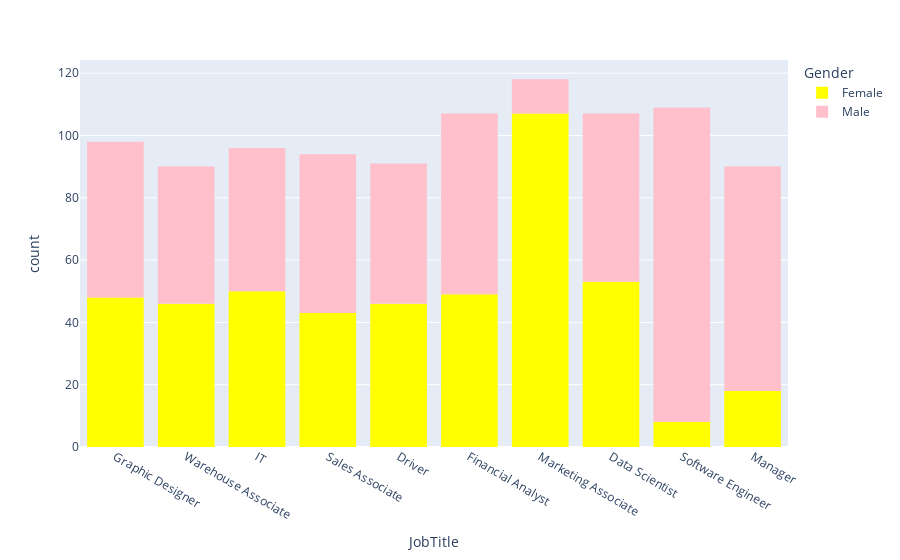

Notebook source saved alongside this figure:
### Markdown cell above
# Pie & Bar Plot

### Code cell
px.histogram(df,x='JobTitle',color='Gender',color_discrete_sequence=['Yellow','Pink'])

### Figure 1 — Plotly figure (JSON) as saved in the notebook; plotly's stock layout.template omitted (floating-point values rounded to 4 significant figures; data arrays with more than 128 entries replaced by an {"elided": "..."} marker saying what was removed)
{"data": [{"alignmentgroup": "True", "bingroup": "x", "hovertemplate": "Gender=Female<br>JobTitle=%{x}<br>count=%{y}<extra></extra>", "legendgroup": "Female", "marker": {"color": "Yellow", "pattern": {"shape": ""}}, "name": "Female", "offsetgroup": "Female", "orientation": "v", "showlegend": true, "type": "histogram", "x": {"elided": "468 str values"}, "xaxis": "x", "yaxis": "y"}, {"alignmentgroup": "True", "bingroup": "x", "hovertemplate": "Gender=Male<br>JobTitle=%{x}<br>count=%{y}<extra></extra>", "legendgroup": "Male", "marker": {"color": "Pink", "pattern": {"shape": ""}}, "name": "Male", "offsetgroup": "Male", "orientation": "v", "showlegend": true, "type": "histogram", "x": {"elided": "532 str values"}, "xaxis": "x", "yaxis": "y"}], "layout": {"barmode": "relative", "legend": {"title": {"text": "Gender"}, "tracegroupgap": 0}, "margin": {"t": 60}, "xaxis": {"anchor": "y", "domain": [0, 1], "title": {"text": "JobTitle"}}, "yaxis": {"anchor": "x", "domain": [0, 1], "title": {"text": "count"}}}}
